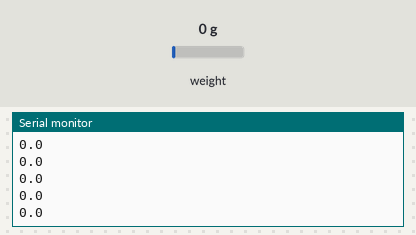
The sketch below on a simulated Arduino Uno, built with avr-gcc and run on an emulated ATmega328P. Shown: the last lines printed to the serial monitor. The test bench sets the inputs (shaded band); at power-on: weight on the scale 0 g.

Above: at 2.2 s.
2.3 s: weight on the scale set to 100 g
At 2.32 s:
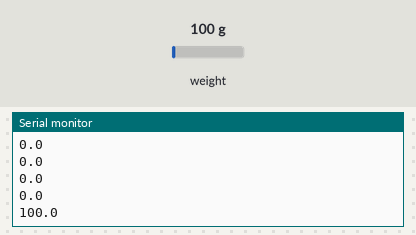
3.8 s: weight on the scale set to 1250 g
At 3.84 s:
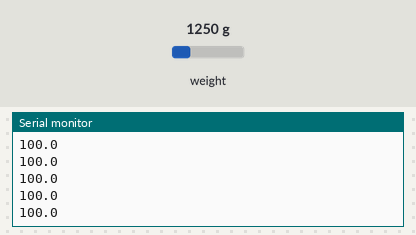
Timing chart, 0 to 6.8 s (numbered marks = the images above; inputs shaded):
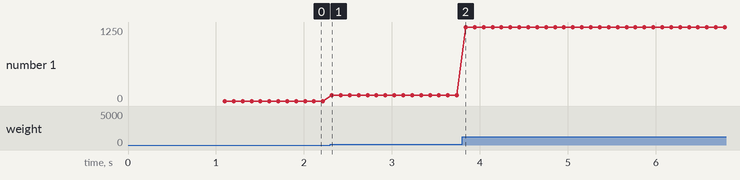

The sketch:

hx711.ino
```cpp
#include "HX711.h"

// HX711 circuit wiring
const int LOADCELL_DOUT_PIN = 2;
const int LOADCELL_SCK_PIN = 3;

HX711 scale;

void setup() {
  Serial.begin(115200);
  scale.begin(LOADCELL_DOUT_PIN, LOADCELL_SCK_PIN);
  scale.set_scale(464.2);                      // 調整する
  //scale.set_offset(0.5);
  scale.tare();                // reset the scale to 0
  }

  void loop() {
    Serial.println(scale.get_units(), 1);
    delay(1);
  }
```

Measured:
- after the input at 2.3 s, the serial monitor: prints a new line at once (image 1)
- plotted number 1: 0 → 100 after the input at 2.3 s, 100 → 1250 after the input at 3.8 s
